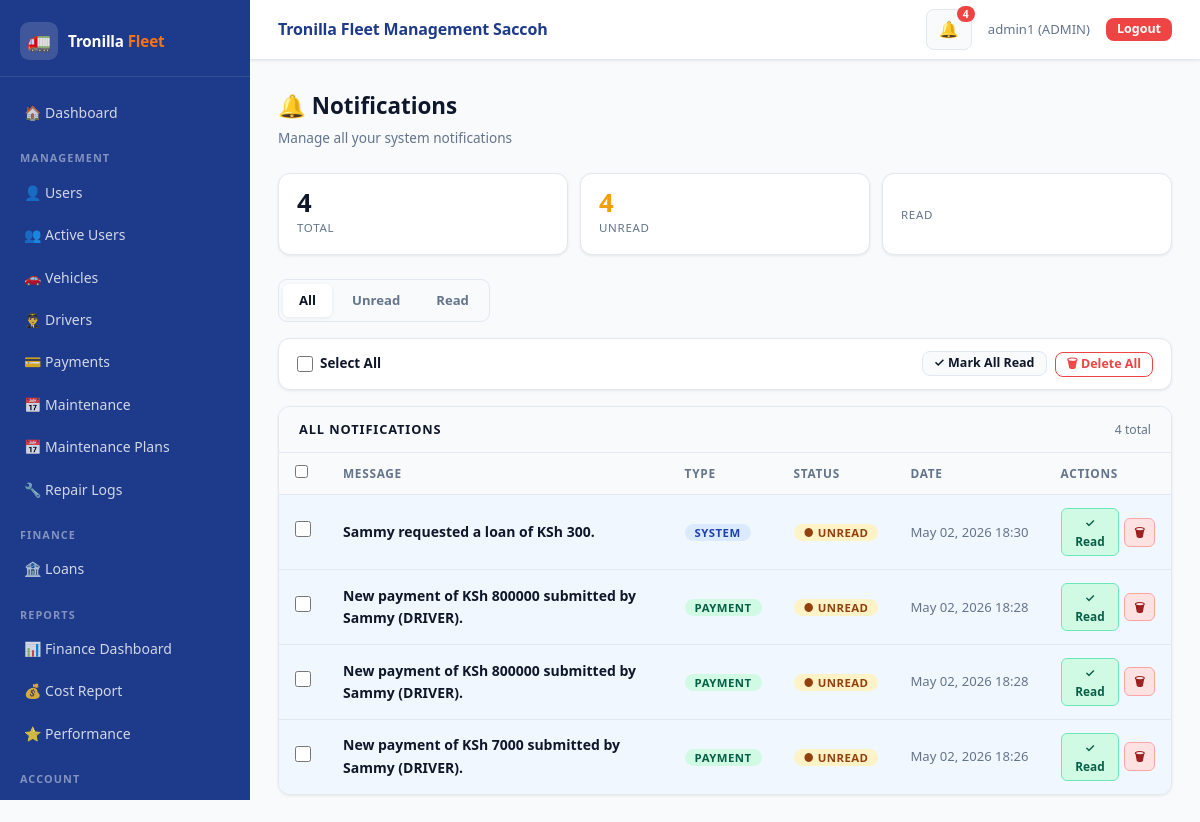
The app's page /notifications/ (signed in), older data.
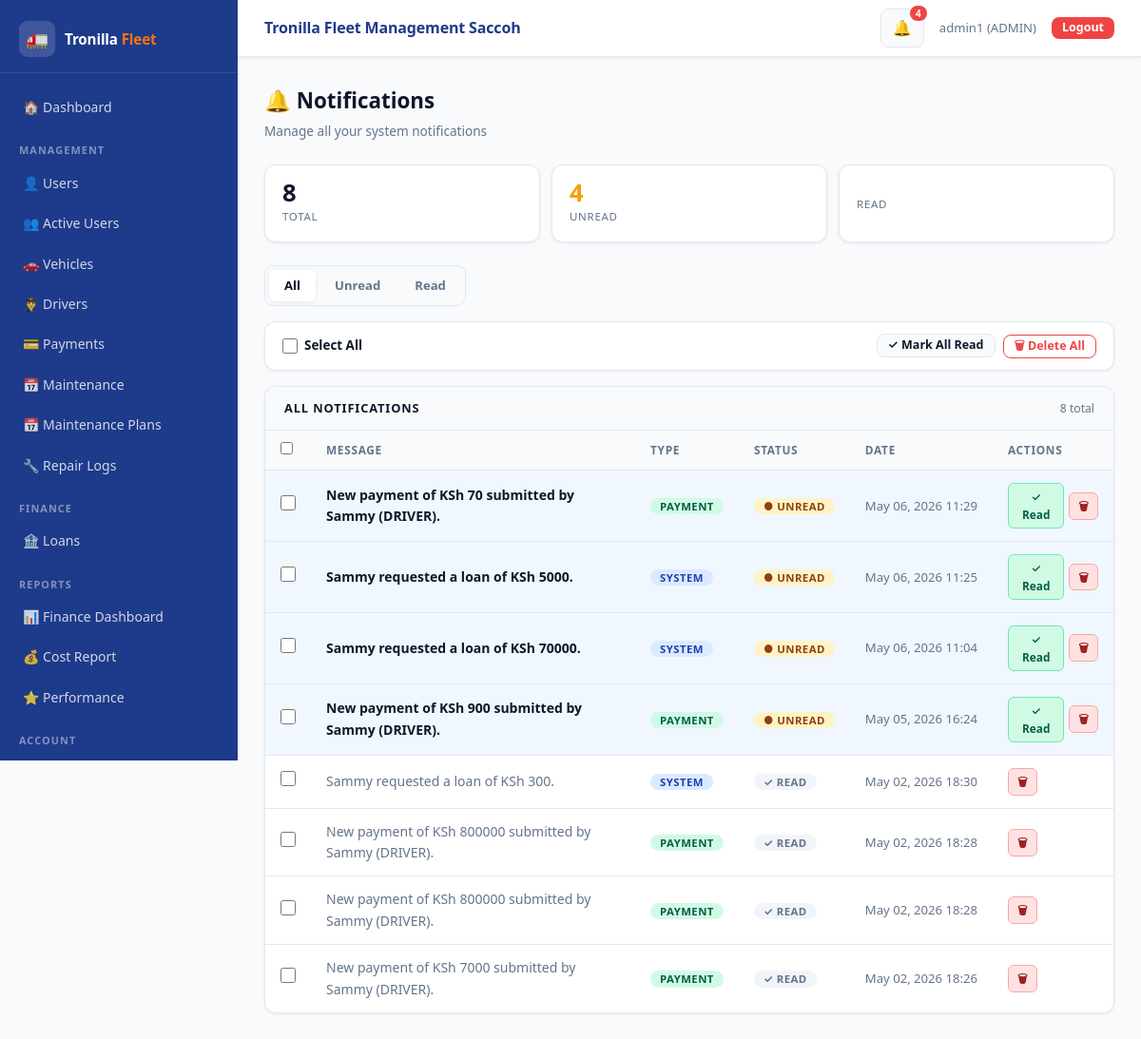
The same page, newer data.
### notifications/models.py (models this page shows, shortened)
class Notification(models.Model):
    NOTIFICATION_TYPES = (
        ('PAYMENT', 'Payment'),
        ('MAINTENANCE', 'Maintenance'),
        ('LOAN', 'Loan'),
        ('SYSTEM', 'System'),
    )
    user = models.ForeignKey(User, on_delete=models.CASCADE)
    message = models.TextField()
    notification_type = models.CharField(
        max_length=20,
        choices=NOTIFICATION_TYPES,
        default='SYSTEM'
    )
    is_read = models.BooleanField(default=False)
    created_at = models.DateTimeField(auto_now_add=True)
    class Meta:
        ordering = ['-created_at']

### notifications/views.py (the view)
# urls.py: path('',              views.alerts,               name='alerts'),
def alerts(request):
    notifications = get_user_notifications(request.user)
    unread        = notifications.filter(is_read=False).count()
    total         = notifications.count()
    return render(request, 'alerts.html', {
        'notifications': notifications,
        'unread_count':  unread,
        'total_count':   total,
    })

### notifications/context_processors.py (called while the page is built)
def notification_context(request):
    if request.user.is_authenticated:
        notifications = get_user_notifications(request.user)[:10]  # 🔥 limit for navbar
        unread_count = get_unread_count(request.user)
    else:
        notifications = []
        unread_count = 0
    return {
        "notifications": notifications,
        "unread_count": unread_count
    }

### notifications/services.py (called while the page is built)
def get_user_notifications(user):
    return Notification.objects.filter(user=user)

def get_unread_count(user):
    return Notification.objects.filter(
        user=user,
        is_read=False
    ).count()

### notifications/templates/alerts.html (shortened to what this page needs)
{% extends 'base.html' %}
{% block content %}
<div class="page-header">
  <div>
    <div class="page-title">🔔 Notifications</div>
    <div class="page-sub">Manage all your system notifications</div>
  </div>
</div>
<div class="stat-strip">
  <div class="strip-card">
    <div class="strip-val">{{ total_count }}</div>
    <div class="strip-label">Total</div>
  </div>
  <div class="strip-card">
    <div class="strip-val" style="color:#f59e0b;">{{ unread_count }}</div>
    <div class="strip-label">Unread</div>
  </div>
  <div class="strip-card">
    <div class="strip-label">Read</div>
  </div>
</div>
{% if notifications %}
<div class="filter-tabs">
  <button class="filter-tab active" onclick="filterTab('all', this)">All</button>
  <button class="filter-tab" onclick="filterTab('unread', this)">Unread</button>
  <button class="filter-tab" onclick="filterTab('read', this)">Read</button>
</div>
<div class="toolbar">
  <div class="toolbar-left">
    <label style="display:flex;align-items:center;gap:7px;font-size:.84rem;font-weight:600;cursor:pointer;">
      <input type="checkbox" id="check-all" onchange="toggleAll(this)">
      Select All
    </label>
  </div>
  <div class="toolbar-right">
    <button class="btn btn-secondary btn-sm" onclick="markAllRead()">
      ✓ Mark All Read
    </button>
    <form method="POST" action="{% url 'delete_all' %}"
          onsubmit="return confirm('Delete ALL notifications? This cannot be undone.')">
      <button type="submit" class="btn btn-outline-danger btn-sm">
        🗑 Delete All
      </button>
    </form>
  </div>
</div>
<div class="table-card">
  <div class="table-card-head">
    <h6>All Notifications</h6>
    <span style="font-size:.76rem;color:var(--text-muted);">{{ total_count }} total</span>
  </div>
  <table id="notif-table">
    <thead>
      <tr>
        <th style="width:40px;"><input type="checkbox" id="check-all-head" onchange="toggleAll(this)"></th>
        <th>Message</th>
        <th>Type</th>
        <th>Status</th>
        <th>Date</th>
        <th>Actions</th>
      </tr>
    </thead>
    <tbody>
      {% for n in notifications %}
      <tr class="notif-row {% if not n.is_read %}unread-row{% endif %}"
          data-status="{% if n.is_read %}read{% else %}unread{% endif %}"
          id="row-{{ n.id }}">
        <td>
          <input type="checkbox" class="notif-check" value="{{ n.id }}"
                 onchange="updateSelection()">
        </td>
        <td>
          {% if not n.is_read %}
            <strong style="color:var(--text-main);">{{ n.message }}</strong>
          {% else %}
            <span style="color:var(--text-muted);">{{ n.message }}</span>
          {% endif %}
        </td>
        <td>
          <span class="badge
            {% if n.notification_type == 'PAYMENT' %}b-payment
            {% elif n.notification_type == 'MAINTENANCE' %}b-maintenance
            {% elif n.notification_type == 'LOAN' %}b-loan
            {% else %}b-system{% endif %}">
            {{ n.notification_type }}
          </span>
        </td>
        <td>
          {% if n.is_read %}
            <span class="badge b-read">✓ Read</span>
          {% else %}
            <span class="badge b-unread">● Unread</span>
          {% endif %}
        </td>
        <td style="color:var(--text-muted);font-size:.82rem;white-space:nowrap;">
          {{ n.created_at|date:"M d, Y H:i" }}
        </td>
        <td>
          <div class="actions-wrap">
            {% if not n.is_read %}
            <form method="POST" action="{% url 'mark_read' n.id %}">
              <button type="submit" class="act-btn act-read">✓ Read</button>
            </form>
            {% endif %}
            <form method="POST" action="{% url 'delete_notification' n.id %}"
                  onsubmit="return confirm('Delete this notification?')">
              <button type="submit" class="act-btn act-delete">🗑</button>
            </form>
          </div>
        </td>
      </tr>
      {% endfor %}
    </tbody>
  </table>
</div>
{% endif %}
{% endblock %}

Row changes from the older to the newer data that the page shows:
added Notification: message "New payment of KSh 70 submitted by Sammy (DRIVER).", notification_type "PAYMENT", is_read "● UNREAD", created_at "May 06, 2026 11:29"
added Notification: message "Sammy requested a loan of KSh 5000.", notification_type "SYSTEM", is_read "● UNREAD", created_at "May 06, 2026 11:25"
added Notification: message "Sammy requested a loan of KSh 70000.", notification_type "SYSTEM", is_read "● UNREAD", created_at "May 06, 2026 11:04"
added Notification: message "New payment of KSh 900 submitted by Sammy (DRIVER).", notification_type "PAYMENT", is_read "● UNREAD", created_at "May 05, 2026 16:24"
changed Notification "Sammy requested a loan of KSh 300.": is_read "● UNREAD ✓ Read" → "✓ READ"
changed Notification (number 6 of 8 on the later page): is_read "● UNREAD ✓ Read" → "✓ READ"
changed Notification (number 7 of 8 on the later page): is_read "● UNREAD ✓ Read" → "✓ READ"
changed Notification "New payment of KSh 7000 submitted by Sammy (DRIVER).": is_read "● UNREAD ✓ Read" → "✓ READ"
Text that changed along with them:
{{ total_count }}: "4" → "8"
